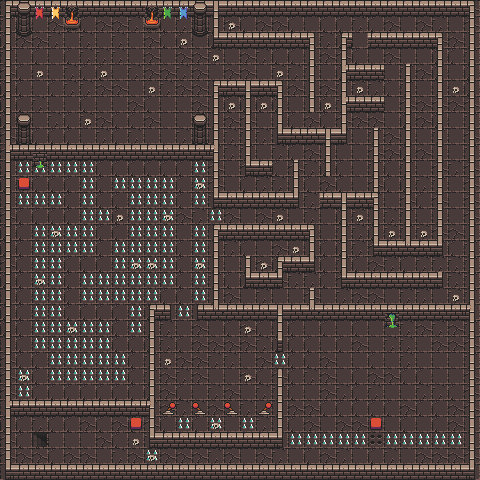

A level layout from a 2D game, rendered from its tile map. Below: a short description, then the map file with its tile-grid data intact:
An orthogonal 30x30 tile map with 16x16 px tiles, 3 tile layers (floors, walls, decor), 3 tilesets.

<map version="1.10" tiledversion="1.11.0" orientation="orthogonal" renderorder="right-down" width="30" height="30" tilewidth="16" tileheight="16" infinite="0" nextlayerid="5" nextobjectid="1">
 <editorsettings>
  <export target="../public/tilemaps/level-01.json" format="json" />
 </editorsettings>
 <tileset firstgid="1" name="floor" tilewidth="16" tileheight="16" tilecount="49" columns="7">
  <image source="../public/tilemaps/atlas_floor-16x16.png" width="112" height="112" />
 </tileset>
 <tileset firstgid="50" name="low walls" tilewidth="16" tileheight="16" tilecount="48" columns="12">
  <image source="../public/tilemaps/atlas_walls_low-16x16.png" width="192" height="64" />
 </tileset>
 <tileset firstgid="98" name="high walls" tilewidth="16" tileheight="16" tilecount="192" columns="24">
  <image source="../public/tilemaps/atlas_walls_high-16x32.png" width="384" height="128" />
 </tileset>
 <layer id="1" name="floors" width="30" height="30">
  <data encoding="csv">
1,9,1,3,1,2,9,9,1,2,9,3,9,9,1,1,2,1,3,2,2,2,2,1,2,1,1,2,3,2,
3,9,1,2,9,9,2,2,3,1,9,3,3,1,2,9,2,2,9,1,9,9,3,9,2,1,2,3,1,2,
9,2,2,3,1,3,1,3,1,2,9,9,1,9,2,9,3,3,1,1,3,9,1,1,1,9,1,2,2,1,
3,1,9,1,9,3,3,3,1,2,1,2,2,3,1,2,3,9,9,1,2,2,9,1,2,1,1,9,9,3,
2,9,1,1,3,9,9,1,3,2,2,3,2,1,2,2,1,3,3,3,1,9,2,1,1,3,2,9,1,9,
9,9,1,9,3,3,2,2,1,1,3,2,2,1,3,2,1,9,2,1,2,3,3,3,9,3,1,1,1,9,
9,9,3,1,1,9,1,1,2,9,1,1,2,1,9,9,9,9,1,1,9,3,1,2,1,2,2,2,2,2,
9,1,1,3,9,3,2,9,9,2,1,1,3,1,2,2,1,1,9,2,9,2,2,2,1,9,2,9,1,3,
2,3,9,9,9,1,3,9,3,1,1,3,1,1,3,3,3,1,3,9,2,3,1,3,2,1,1,3,1,2,
2,9,3,2,1,1,9,9,2,2,3,3,9,3,3,3,1,3,9,2,1,1,1,2,2,9,2,1,1,3,
1,25,25,25,25,25,9,9,9,9,9,9,25,2,1,2,2,9,2,3,9,9,1,3,9,3,1,2,3,2,
9,3,9,9,9,25,9,25,25,25,25,9,25,2,1,9,3,3,1,9,2,9,1,2,9,9,3,3,1,2,
1,25,25,25,9,25,9,9,25,25,25,9,25,3,2,9,9,2,9,3,2,1,1,3,1,2,9,2,1,2,
2,9,9,9,9,25,25,9,25,25,25,2,3,25,2,1,2,3,1,3,1,9,3,1,3,3,1,1,1,2,
9,9,25,25,25,25,9,9,25,25,25,1,25,1,1,2,9,1,1,9,1,3,3,9,3,3,3,2,2,1,
9,9,25,25,25,25,9,25,25,25,25,9,25,1,3,9,1,2,1,1,9,9,3,2,9,3,3,3,9,3,
2,9,25,25,9,9,9,25,25,25,25,9,25,1,1,1,2,9,1,3,9,3,9,2,3,9,3,3,3,3,
9,9,25,25,9,25,25,25,25,25,25,9,25,3,9,9,1,2,3,3,9,2,1,9,9,9,2,1,3,3,
1,9,25,25,9,25,25,25,25,25,9,9,25,1,2,1,3,1,1,2,1,3,2,2,1,3,3,1,3,3,
9,9,25,25,9,9,9,9,25,9,9,25,1,1,3,3,2,9,9,1,3,1,3,9,3,1,1,3,2,1,
9,9,25,25,25,25,25,9,25,1,3,1,2,1,9,2,9,1,9,1,9,1,9,1,1,3,2,3,2,3,
1,9,25,25,25,25,25,9,9,9,3,9,2,2,2,2,3,9,9,9,1,9,2,1,3,3,1,2,2,2,
2,9,9,25,25,25,25,25,9,3,1,2,2,3,3,1,2,25,9,9,2,1,1,9,1,3,1,1,1,3,
2,25,9,25,25,25,25,25,9,3,2,3,2,1,1,2,9,2,9,3,2,1,9,2,2,9,9,1,1,2,
2,25,9,9,9,9,9,9,9,9,2,9,1,3,2,1,3,3,9,1,2,3,9,3,1,1,3,3,9,2,
1,2,2,1,2,3,3,1,2,3,2,3,3,2,1,3,1,1,2,2,9,9,9,9,9,2,9,9,2,2,
9,9,3,9,9,2,9,2,9,2,9,25,9,25,1,25,3,1,9,2,1,2,2,1,1,9,1,9,2,1,
2,9,36,1,1,1,2,9,1,3,3,1,2,2,1,2,3,1,25,25,25,25,25,22,25,25,25,25,25,1,
2,2,2,9,2,2,1,3,2,25,2,2,2,3,2,1,2,3,1,9,2,3,1,9,3,1,2,2,2,2,
1,1,3,2,9,1,3,3,1,2,2,2,9,9,2,1,3,9,9,9,2,9,3,1,9,3,1,1,3,1
</data>
 </layer>
 <layer id="2" name="walls" width="30" height="30">
  <data encoding="csv">
51,88,88,88,88,88,88,88,88,88,88,88,88,52,88,88,88,88,88,88,88,88,88,88,88,88,88,88,88,53,
62,0,0,0,211,0,0,0,0,211,0,0,72,62,72,72,72,72,72,0,72,72,0,0,0,0,0,0,0,62,
62,0,0,0,211,211,211,211,211,211,0,0,0,75,88,88,88,88,88,53,72,51,72,88,88,88,88,53,0,62,
62,0,0,0,0,0,0,0,0,0,0,0,0,72,0,0,0,72,72,62,72,62,72,72,0,0,0,62,0,62,
62,0,0,0,0,0,0,0,0,0,0,0,0,72,0,0,0,72,72,62,72,63,88,88,0,62,0,62,0,62,
62,0,0,0,0,0,0,0,0,0,0,0,0,51,88,52,88,53,72,62,72,62,72,72,0,62,0,62,0,62,
62,0,0,0,0,0,0,0,0,0,0,0,0,62,72,62,72,62,72,62,72,63,88,88,0,62,0,62,0,62,
62,0,0,0,0,0,0,0,0,0,0,0,0,62,72,62,72,62,0,0,0,62,72,72,0,62,0,62,0,62,
62,0,0,0,0,0,0,0,0,0,0,0,0,62,72,62,72,75,88,88,52,77,72,62,0,62,0,62,0,62,
63,88,88,88,88,88,88,88,88,88,88,88,88,65,72,62,72,0,0,0,62,0,0,62,0,62,0,62,0,62,
62,0,0,0,0,0,0,0,0,0,72,72,72,62,72,75,88,72,62,0,62,0,0,62,0,62,0,62,0,62,
62,0,0,0,0,0,0,0,0,0,0,0,0,62,0,0,0,0,62,0,0,0,0,62,0,62,0,62,0,62,
62,0,0,0,0,0,0,0,0,0,0,0,0,75,88,88,88,88,77,72,88,52,88,53,72,62,0,62,0,62,
62,0,0,0,0,0,0,0,0,0,0,0,0,72,0,0,0,0,0,0,0,62,0,62,72,62,0,62,0,62,
62,0,0,0,0,0,0,0,0,0,0,0,0,51,88,88,88,88,88,53,0,62,0,62,0,62,0,62,0,62,
62,0,0,0,0,0,0,0,0,0,0,0,0,62,0,0,0,0,0,62,0,62,0,75,88,76,88,77,0,62,
62,0,0,0,0,0,0,0,0,0,0,0,0,62,0,62,0,51,88,77,0,62,72,72,72,72,72,72,0,62,
62,0,0,0,0,0,0,0,0,0,0,0,0,62,0,75,88,77,0,72,0,75,88,88,88,88,88,77,0,62,
62,0,0,0,0,0,0,0,0,0,0,0,0,62,0,0,0,0,0,62,0,0,0,0,0,0,0,0,0,62,
62,0,0,0,0,0,0,0,0,51,89,0,87,76,88,88,88,52,88,76,88,88,88,88,88,88,88,88,88,65,
62,0,0,0,0,0,0,0,0,62,0,0,0,0,0,0,0,62,0,0,0,0,0,0,0,0,0,0,0,62,
62,0,0,0,0,0,0,0,0,62,0,0,0,0,0,0,0,74,0,0,0,0,0,0,0,0,0,0,0,62,
62,0,0,0,0,0,0,0,0,62,0,0,0,0,0,0,72,72,0,0,0,0,0,0,0,0,0,0,0,62,
62,0,0,0,0,0,0,0,0,62,0,0,0,0,0,0,0,50,0,0,0,0,0,0,0,0,0,0,0,62,
62,72,72,72,72,72,72,72,72,62,72,0,0,0,0,0,0,62,0,0,0,0,0,0,0,0,0,0,0,62,
63,88,88,88,88,88,88,88,88,65,0,0,0,0,0,0,0,62,0,0,0,0,0,0,0,0,0,0,0,62,
62,0,0,0,0,0,0,0,0,62,72,72,72,72,72,72,72,62,0,0,0,0,0,0,0,0,0,0,0,62,
62,0,0,0,0,0,0,72,72,75,88,88,88,88,88,88,88,77,0,0,0,0,0,0,0,0,0,0,0,62,
62,0,0,0,0,0,0,0,0,72,72,72,72,72,72,72,72,72,72,72,72,72,72,72,72,72,72,72,72,62,
75,88,88,88,88,88,88,88,88,88,88,88,88,88,88,88,88,88,88,88,88,88,88,88,88,88,88,88,88,77
</data>
 </layer>
 <layer id="3" name="decor" width="30" height="30">
  <data encoding="csv">
0,233,163,162,111,0,0,0,0,111,161,164,233,0,0,0,0,0,0,0,0,0,0,0,0,0,0,0,0,0,
0,257,187,186,135,0,0,211,0,135,185,188,257,0,37,0,0,0,0,0,0,0,0,0,0,0,0,0,0,0,
0,281,0,0,0,0,0,211,211,211,211,37,281,0,158,158,158,158,213,0,0,0,0,0,0,0,0,0,0,0,
0,0,0,0,0,0,0,0,0,0,0,0,0,37,158,158,158,158,213,0,0,0,0,0,0,0,0,0,0,0,
0,0,37,0,0,0,37,0,0,0,0,0,0,0,0,0,0,37,0,0,0,0,0,0,0,0,0,0,0,0,
0,0,0,0,0,0,0,0,0,37,0,0,0,0,0,0,0,0,0,0,0,0,37,0,0,0,0,0,37,0,
0,0,0,0,0,0,0,0,0,0,0,0,0,0,37,0,37,0,0,0,37,0,0,0,0,0,0,0,0,0,
0,233,0,0,0,37,0,0,0,0,0,0,233,0,0,0,0,0,0,0,0,0,0,0,0,0,0,0,0,0,
0,257,0,0,0,0,0,0,0,0,0,0,257,0,0,0,0,0,0,0,0,0,0,0,0,0,0,0,0,0,
0,88,114,0,0,0,0,0,0,0,0,0,88,0,0,0,0,0,0,0,0,0,0,0,0,0,0,0,0,0,
0,0,138,0,0,0,0,0,0,0,0,0,0,0,0,0,0,0,0,0,0,0,0,0,0,0,0,0,0,0,
0,29,0,0,0,0,0,0,0,0,0,0,37,0,0,0,0,0,0,0,0,0,0,0,0,0,0,0,0,0,
0,0,0,0,0,0,0,0,0,0,0,0,0,0,0,0,0,0,0,0,0,0,0,0,0,0,0,0,0,0,
0,0,0,0,0,0,0,37,0,0,37,0,0,0,0,0,0,37,0,0,0,0,37,0,0,0,0,0,0,0,
0,0,0,37,0,0,0,0,0,0,0,0,0,0,0,0,0,0,0,0,0,0,0,0,37,0,37,0,0,0,
0,0,0,0,0,0,0,0,0,0,0,0,0,0,0,0,0,0,37,0,0,0,0,0,0,0,0,0,0,0,
0,0,0,0,0,0,0,0,37,37,0,0,37,0,0,0,37,0,0,0,0,0,0,0,0,0,0,0,0,0,
0,0,37,0,0,0,0,0,0,0,0,0,0,0,0,0,0,0,0,0,0,0,0,0,0,0,0,0,0,0,
0,0,0,0,0,0,0,0,0,0,46,0,0,0,0,0,0,0,0,0,0,0,0,0,0,0,0,0,37,0,
0,0,0,0,0,0,0,0,0,0,0,0,0,0,0,0,0,0,0,0,0,0,0,0,113,0,0,0,0,0,
0,0,0,0,37,0,0,0,0,0,0,0,0,0,0,37,0,0,0,0,0,0,0,0,137,0,0,0,0,0,
0,0,0,0,0,0,0,0,0,0,0,0,0,0,0,0,0,0,46,0,0,0,0,0,0,0,0,0,0,0,
0,0,0,0,0,0,0,0,0,0,37,0,0,0,0,0,0,0,46,0,0,0,0,0,0,0,0,0,0,0,
0,37,0,0,0,0,0,0,0,0,0,0,0,0,0,37,0,0,46,0,0,0,0,0,0,0,0,0,0,0,
0,0,0,0,0,0,0,0,0,0,0,0,0,0,0,0,0,0,0,0,0,0,0,0,0,0,0,0,0,0,
0,0,0,0,0,0,0,0,0,0,38,0,39,0,39,0,38,0,0,0,0,0,0,0,0,0,0,0,0,0,
0,0,0,0,0,0,0,0,29,0,0,0,0,37,0,0,0,0,0,0,0,0,0,29,0,0,0,0,0,0,
0,0,0,0,0,0,0,0,37,0,0,0,0,0,0,0,0,0,0,0,0,0,0,0,0,0,0,0,0,0,
0,0,0,0,0,0,0,0,0,37,0,0,0,0,0,0,0,0,0,0,0,0,0,0,0,0,0,0,0,0,
0,0,0,0,0,0,0,0,0,0,0,0,0,0,0,0,0,0,0,0,0,0,0,0,0,0,0,0,0,0
</data>
 </layer>
</map>
